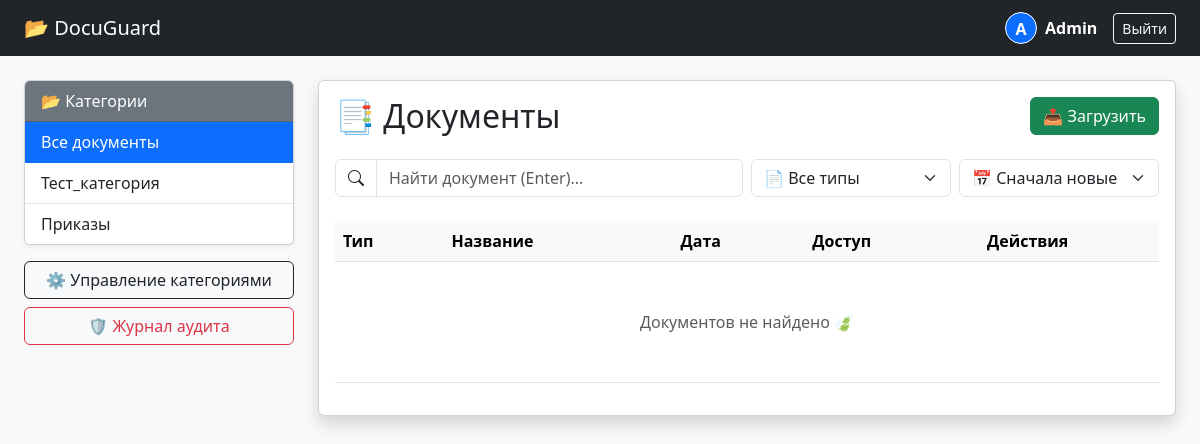
/ (signed in), run on an earlier commit of the app's database.
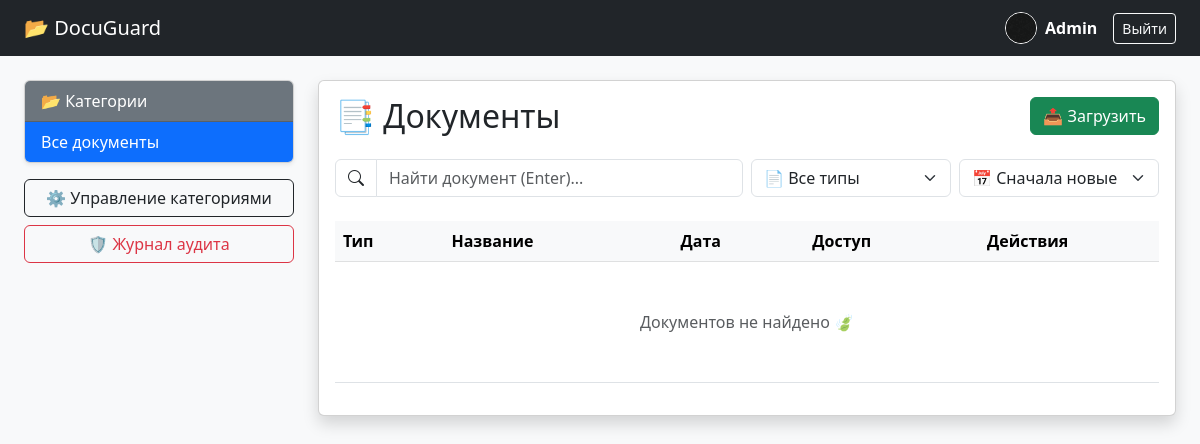
And on a later commit of the database.
### core/models.py (models this page shows, shortened)
class Category(models.Model):
    name = models.CharField(max_length=100)

class Profile(models.Model):
    user = models.OneToOneField(User, on_delete=models.CASCADE, related_name='profile')
    avatar = models.ImageField(upload_to='avatars/', blank=True, null=True, verbose_name="Аватар")

### core/views.py (the view)
# urls.py: path('', document_list, name='home'),
@login_required
def document_list(request):
    category_id = request.GET.get('category')
    search_query = request.GET.get('q', '')
    sort_param = request.GET.get('sort', 'date_desc')
    file_type = request.GET.get('type')  # Тип файла (pdf, word, etc.)
    docs = Document.objects.all()
    if category_id:
        docs = docs.filter(category_id=category_id)
    if search_query:
        docs = docs.filter(title__icontains=search_query)
    if file_type == 'pdf':
        docs = docs.filter(file__iendswith='.pdf')
    elif file_type == 'word':
        docs = docs.filter(Q(file__iendswith='.doc') | Q(file__iendswith='.docx'))
    elif file_type == 'excel':
        docs = docs.filter(Q(file__iendswith='.xls') | Q(file__iendswith='.xlsx') | Q(file__iendswith='.csv'))
    elif file_type == 'image':
        docs = docs.filter(Q(file__iendswith='.jpg') | Q(file__iendswith='.jpeg') | Q(file__iendswith='.png'))
    elif file_type == 'archive':
        docs = docs.filter(Q(file__iendswith='.zip') | Q(file__iendswith='.rar'))
    if sort_param == 'name_asc':
        docs = docs.order_by('title')
    elif sort_param == 'name_desc':
        docs = docs.order_by('-title')
    elif sort_param == 'date_asc':
        docs = docs.order_by('uploaded_at')
    else:
        docs = docs.order_by('-uploaded_at')  # По умолчанию новые сверху
    categories = Category.objects.all()
    form = DocumentForm()
    return render(request, 'core/document_list.html', {
        'docs': docs,
        'categories': categories,
        'form': form,  # <-- Передаем форму для модалки
        'current_category': int(category_id) if category_id else None,
        'search_query': search_query,
        'current_sort': sort_param,
        'current_type': file_type
    })

### core/forms.py
class DocumentForm(forms.ModelForm):
    class Meta:
        model = Document
        fields = ['title', 'category', 'security_level', 'file']
        widgets = {
            'title': forms.TextInput(attrs={'class': 'form-control', 'placeholder': 'Введите название документа'}),
            'category': forms.Select(attrs={'class': 'form-select'}),
            'security_level': forms.Select(attrs={'class': 'form-select'}),
            'file': forms.FileInput(attrs={'class': 'form-control'}),
        }
        labels = {
            'title': 'Название',
            'category': 'Категория',
            'security_level': 'Уровень секретности',
            'file': 'Файл документа',
        }

### core/templates/core/document_list.html (shortened to what the changed rows need)
<!DOCTYPE html>
<html lang="ru">
<head>
    <link href="https://cdn.jsdelivr.net/npm/bootstrap@5.3.0/dist/css/bootstrap.min.css" rel="stylesheet">
    <link rel="stylesheet" href="https://cdn.jsdelivr.net/npm/bootstrap-icons@1.10.0/font/bootstrap-icons.css">
</head>
<body class="bg-light">
<nav class="navbar navbar-dark bg-dark mb-4">
    <div class="container-fluid px-4 d-flex justify-content-between">
        <div class="d-flex align-items-center">
            {% if user.is_authenticated %}
                <a href="{% url 'profile' %}" class="text-white me-3 text-decoration-none fw-bold d-inline-flex align-items-center gap-2">
                    {% if user.profile.avatar %}
                        <img src="{{ user.profile.avatar.url }}" class="rounded-circle border border-white" width="32" height="32" style="object-fit: cover;">
                    {% else %}
                        <div class="rounded-circle bg-primary text-center border border-white" style="width:32px; height:32px; line-height:32px;">
                            {{ user.username|slice:":1"|upper }}
                        </div>
                    {% endif %}
                    <span>{{ user.username }}</span>
                </a>
                <form action="{% url 'logout' %}" method="post" class="m-0">
                    <button class="btn btn-sm btn-outline-light">Выйти</button>
                </form>
            {% else %}
                <a href="{% url 'login' %}" class="btn btn-sm btn-primary">Войти</a>
            {% endif %}
        </div>
    </div>
</nav>
<div class="container-fluid px-4">
    <div class="row">
        <div class="col-md-3 mb-4">
            <div class="card shadow-sm mb-3">
                <div class="list-group list-group-flush">
                    <a href="{% url 'home' %}" class="list-group-item list-group-item-action {% if not current_category %}active{% endif %}">Все документы</a>
                    {% for cat in categories %}
                    <a href="?category={{ cat.id }}" class="list-group-item list-group-item-action {% if current_category == cat.id %}active{% endif %}">{{ cat.name }}</a>
                    {% endfor %}
                </div>
            </div>
        </div>
        <div class="col-md-9">
            <div class="card shadow">
                <div class="card-body">
                    <div class="d-flex justify-content-between align-items-center mb-4">
                        <h2 class="m-0">📑 Документы</h2>
                    </div>
                    <table class="table table-hover align-middle">
                        <thead class="table-light">
                            <tr>
                                <th>Тип</th>
                                <th>Название</th>
                                <th>Дата</th>
                                <th>Доступ</th>
                                <th style="width: 180px;">Действия</th>
                            </tr>
                        </thead>
                    </table>
                </div>
            </div>
        </div>
    </div>
</div>
</body>
</html>

What changed in the data, as far as the page shows it:
removed Category: name "Тест_категория"
removed Category: name "Приказы"
Also different on the page:
{{ user.username|slice:":1"|upper }}: "A" → (not shown)
